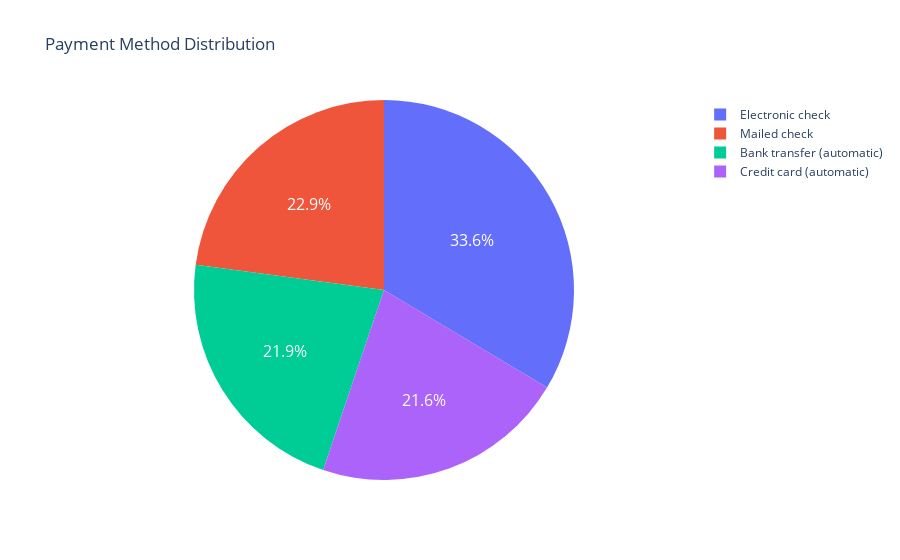

The code cell stored with this chart in its notebook:
### Markdown cell above
6. churn vs paymentmethod

### Code cell
# payment method distribution
counts_df = df['PaymentMethod'].value_counts().reset_index()
counts_df.columns = ['PaymentMethod', 'Count']

fig = px.pie(
    counts_df, 
    values='Count', 
    names='PaymentMethod', 
    title="Payment Method Distribution"
)

fig.update_traces(
    textfont_color='white', 
    textfont_size=16,
    insidetextorientation='horizontal' # 或 'horizontal'，具体看哪个效果好
)

fig.show()

### Figure 1 — Plotly figure (JSON) as saved in the notebook; plotly's stock layout.template omitted (floating-point values rounded to 4 significant figures)
{"data": [{"domain": {"x": [0, 1], "y": [0, 1]}, "hovertemplate": "PaymentMethod=%{label}<br>Count=%{value}<extra></extra>", "insidetextorientation": "horizontal", "labels": ["Electronic check", "Mailed check", "Bank transfer (automatic)", "Credit card (automatic)"], "legendgroup": "", "name": "", "showlegend": true, "textfont": {"color": "white", "size": 16}, "type": "pie", "values": [2365, 1612, 1544, 1522]}], "layout": {"legend": {"tracegroupgap": 0}, "title": {"text": "Payment Method Distribution"}}}
